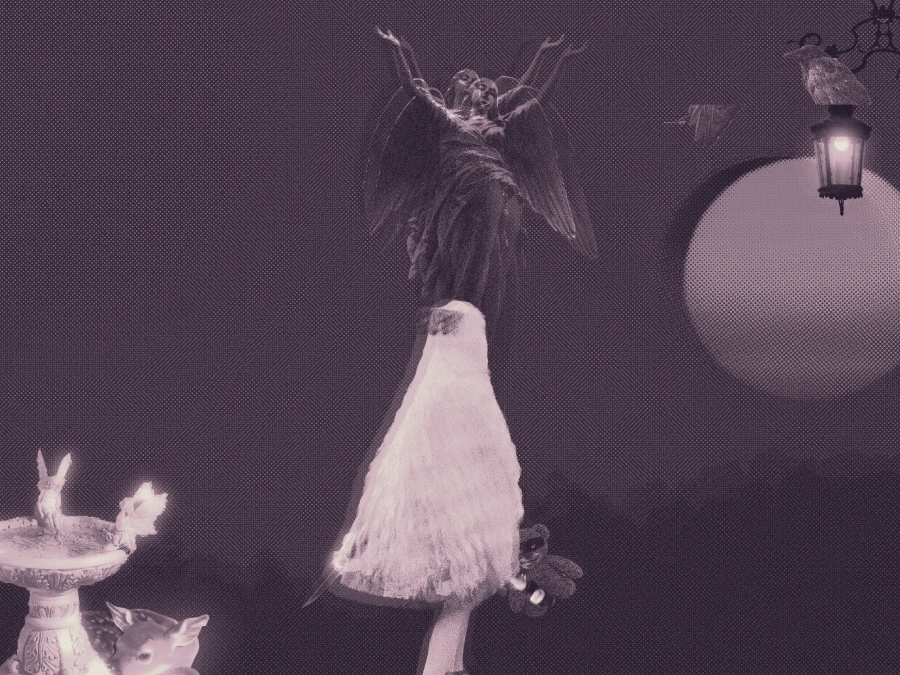
#> input picture img/duo/IMG_0856.webp, 1800 x 1350 px, given as the content of the folder img/duo/IMG_0856.webp, which was not available (shown at 1/2 size)
$ python dither.py img/duo/IMG_0856.webp out.png
#> lines starting #> are read from the running program, lines starting #| are printed output that depends on the picture; after the words box and inside, x2 and y2 are one past the last pixel; in counts of white or black regions, pixels touching at a corner belong together; pictures that were not available may be replaced by others from this repository, and a replacement may not be noted
#!/usr/bin/env python3
"""
dither.py — turn a folder of masters into (a) 1-bit duotone thumbnails in the
site palette and (b) optimised full-colour web exports.

    python3 dither.py ./masters ./out --ink "#1A1AFF" --paper "#F2F1EC"

Produces, per source image:
    out/duo/<name>.png    two-colour dithered plate   (usually 40-150 KB)
    out/web/<name>.webp   full-colour export, 2000px  (usually 200-600 KB)

Dither modes:  bayer (ordered, crisp, retro)  |  fs (Floyd-Steinberg, organic)
"""

import argparse, pathlib, sys
from PIL import Image, ImageOps, ImageEnhance

BAYER8 = [
    [ 0, 32,  8, 40,  2, 34, 10, 42],
    [48, 16, 56, 24, 50, 18, 58, 26],
    [12, 44,  4, 36, 14, 46,  6, 38],
    [60, 28, 52, 20, 62, 30, 54, 22],
    [ 3, 35, 11, 43,  1, 33,  9, 41],
    [51, 19, 59, 27, 49, 17, 57, 25],
    [15, 47,  7, 39, 13, 45,  5, 37],
    [63, 31, 55, 23, 61, 29, 53, 21],
]


def hex_rgb(s):
    s = s.lstrip("#")
    return tuple(int(s[i:i + 2], 16) for i in (0, 2, 4))


def bayer_threshold(img):
    """Ordered dither to 1-bit. Keeps a crisp, printed screen texture."""
    w, h = img.size
    src = img.load()
    out = Image.new("1", (w, h))
    dst = out.load()
    for y in range(h):
        row = BAYER8[y & 7]
        for x in range(w):
            dst[x, y] = 255 if src[x, y] > (row[x & 7] * 4 + 2) else 0
    return out


def duotone(path, dest, ink, paper, width, mode, contrast, invert):
#> called with ink = (26, 26, 255), paper = (242, 241, 236), width = 900, mode = 'bayer', contrast = 1.25, invert = False
    im = Image.open(path)
#> im is the input picture: PIL image 1800x1350 RGB; mean R, G, B 85.1, 69.2, 84
    im = ImageOps.exif_transpose(im).convert("L")
#> im: PIL image 1800x1350 L

    ratio = width / im.width
#> ratio = 0.5
    im = im.resize((width, max(1, round(im.height * ratio))), Image.LANCZOS)
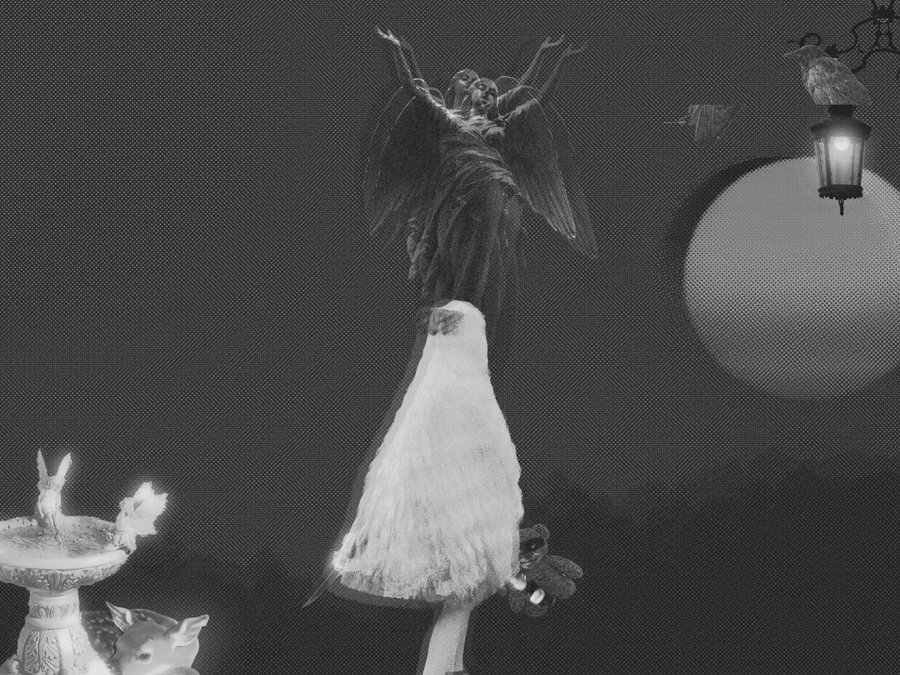
#> im: PIL image 900x675 L; min 21, max 233, mean 75.6

    if contrast != 1.0:
        im = ImageEnhance.Contrast(im).enhance(contrast)
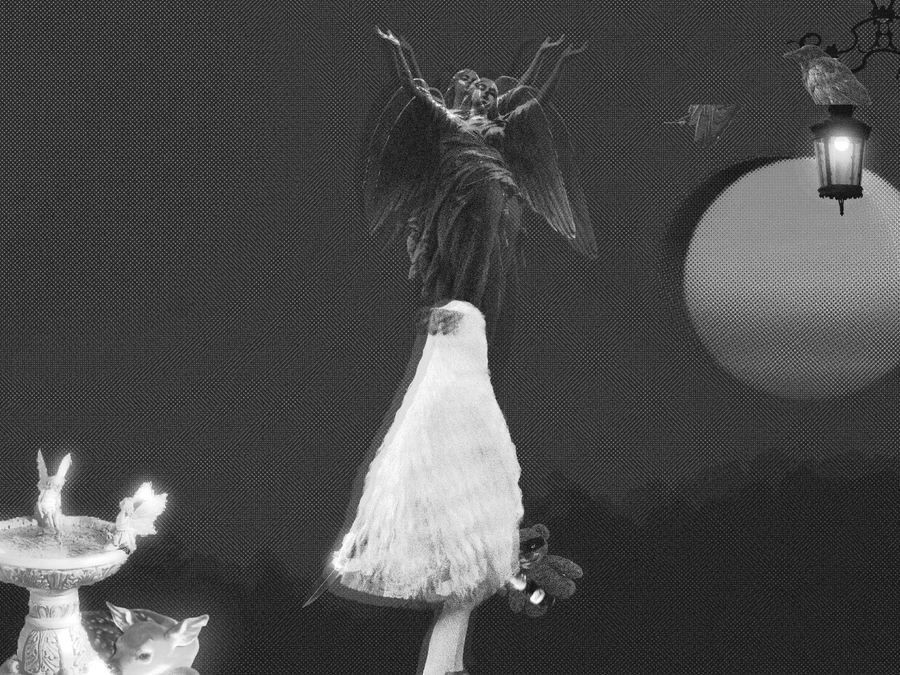
#> im: PIL image 900x675 L; min 7, max 255, mean 75.1
    im = ImageOps.autocontrast(im, cutoff=1)
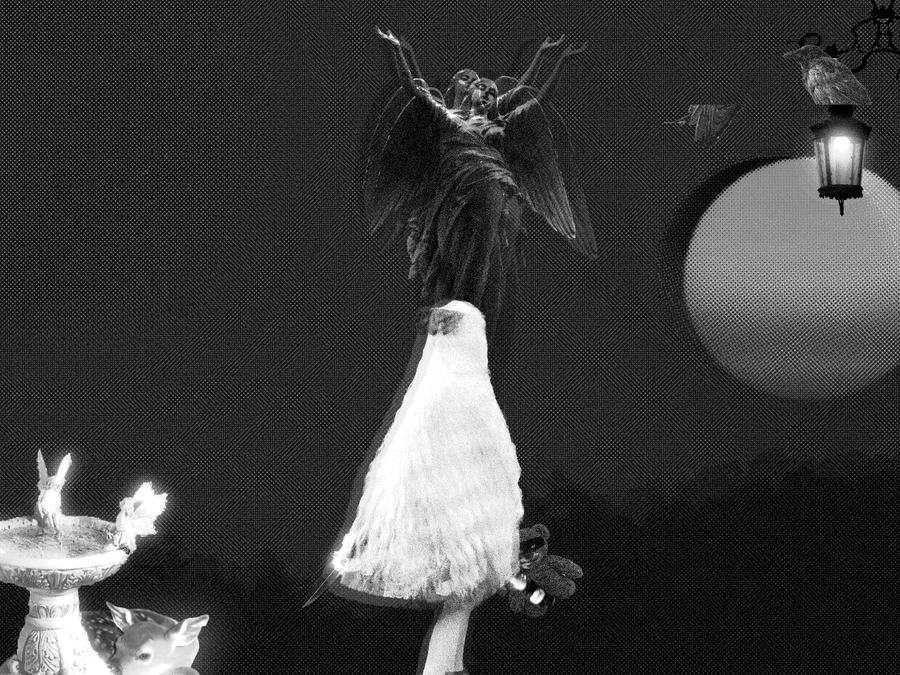
#> im: PIL image 900x675 L; min 0, max 255, mean 60.9
    if invert:
        im = ImageOps.invert(im)

    bw = bayer_threshold(im) if mode == "bayer" else im.convert("1")  # "1" = Floyd-Steinberg
#> in bayer_threshold, `out = Image.new("1", (w, h))`: out: PIL image 900x675 1; every value is 0
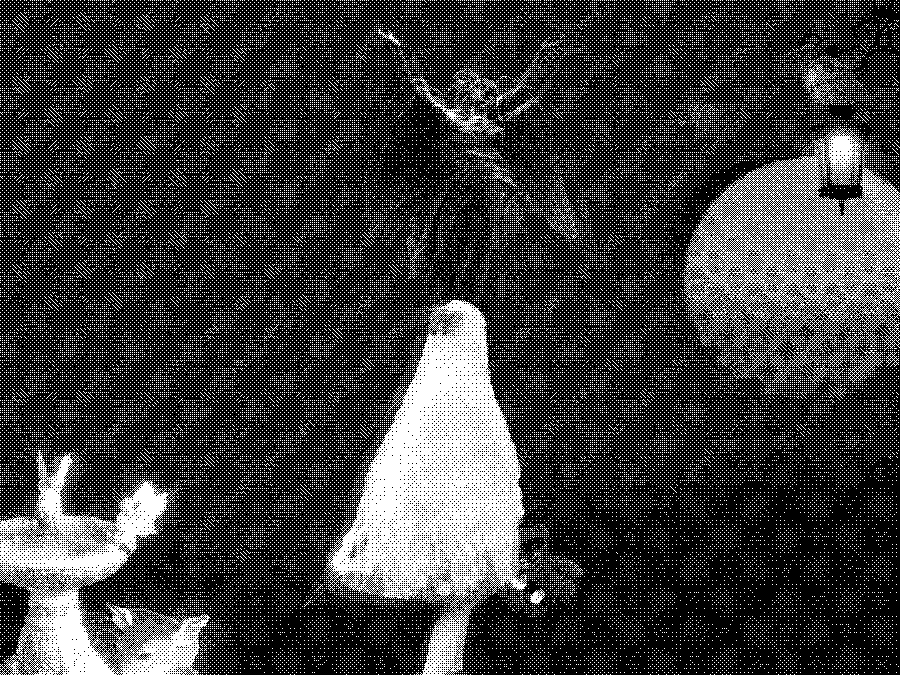
#> bw: PIL image 900x675 1; 23.6% white in thin lines or dots

    plate = Image.new("RGB", bw.size, ink)
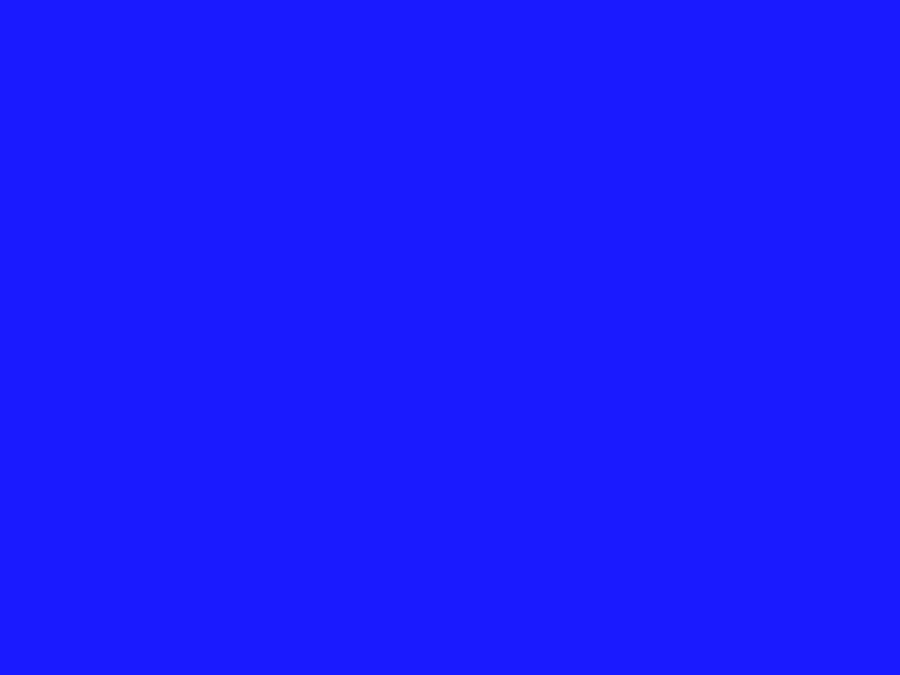
#> plate: PIL image 900x675 RGB; mean R, G, B 26, 26, 255
    plate.paste(Image.new("RGB", bw.size, paper), mask=bw)
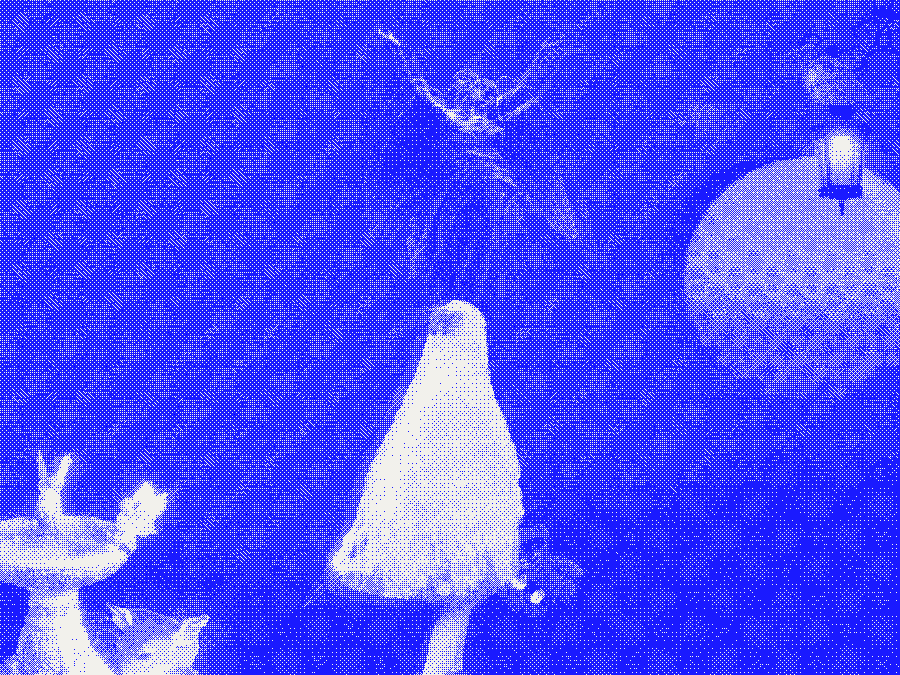
#> plate: PIL image 900x675 RGB; mean R, G, B 76.9, 76.6, 250.5
    plate = plate.convert("P", palette=Image.ADAPTIVE, colors=2)
    plate.save(dest, "PNG", optimize=True)
#> (the run stopped early here; a loop or call above may not have finished)

$ run again, on img/duo/IMG_1175.webp
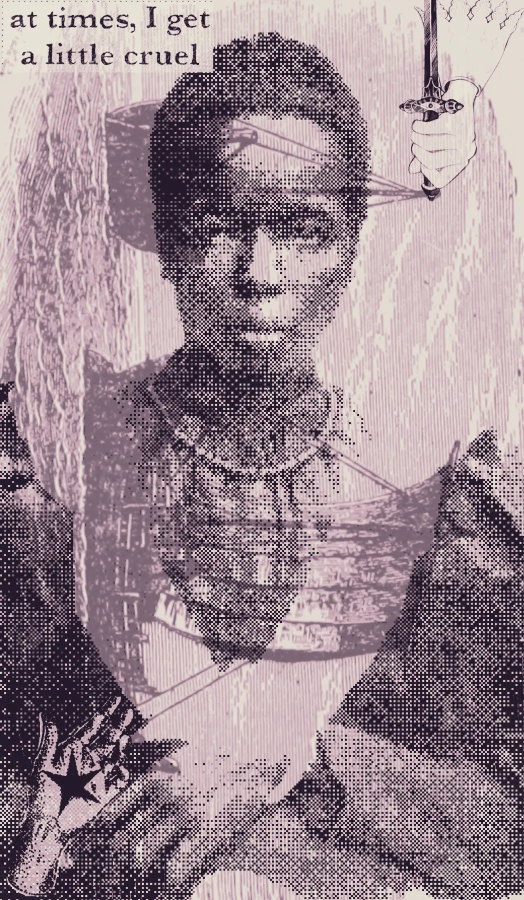
#> input picture img/duo/IMG_1175.webp, 1048 x 1800 px, given as the content of the folder img/duo/IMG_1175.webp, which was not available (shown at 1/2 size)
#> in duotone, im is the input picture: PIL image 1048x1800 RGB; mean R, G, B 154.2, 136.2, 144.3
#> in duotone, `im = ImageEnhance.Contrast(im).enhance(contrast)`:
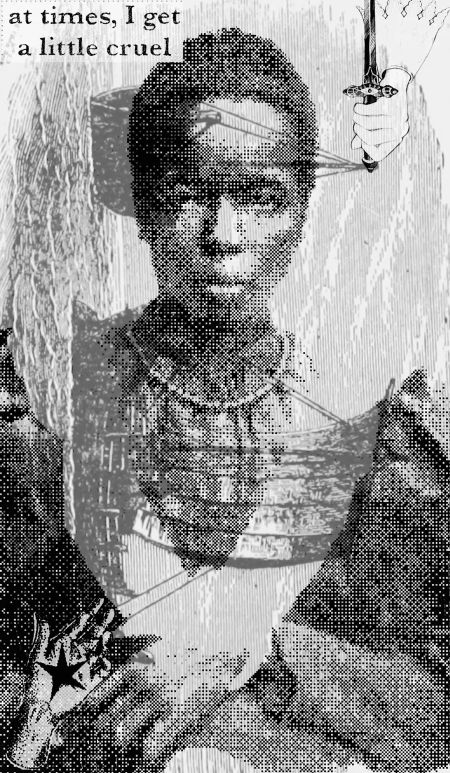
#> im: PIL image 900x1546 L (shown at 1/2 size); min 0, max 255, mean 142.9
#> out: PIL image 900x1546 1; every value is 0
#> bw: PIL image 900x1546 1; 57% white; 68585 black regions (68335 under 20 px), largest, box (x1, y1, x2, y2) and area: (0, 53, 900, 1546) 491997, (684, 29, 797, 210) 3712, (70, 593, 137, 706) 1011
#> in duotone, `plate.paste(Image.new("RGB", bw.size, paper), mask=bw)`:
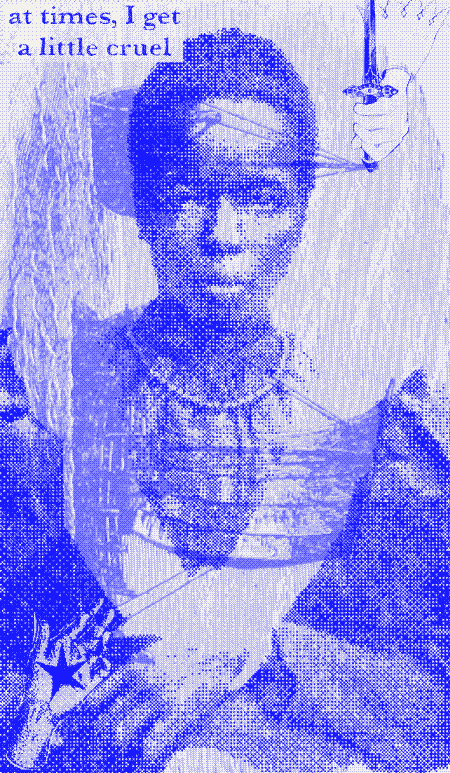
#> plate: PIL image 900x1546 RGB (shown at 1/2 size); mean R, G, B 149.2, 148.6, 244.2
